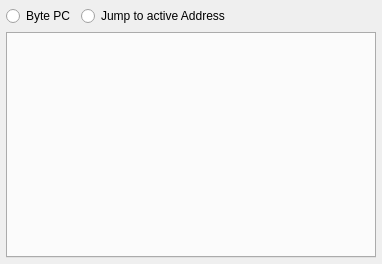
<?xml version="1.0" encoding="UTF-8"?>
<ui version="4.0">
 <class>McuMonitor</class>
 <widget class="QDialog" name="McuMonitor">
  <property name="geometry">
   <rect>
    <x>0</x>
    <y>0</y>
    <width>382</width>
    <height>264</height>
   </rect>
  </property>
  <property name="windowTitle">
   <string notr="true">Dialog</string>
  </property>
  <layout class="QVBoxLayout" name="verticalLayout">
   <property name="leftMargin">
    <number>6</number>
   </property>
   <property name="topMargin">
    <number>6</number>
   </property>
   <property name="rightMargin">
    <number>6</number>
   </property>
   <property name="bottomMargin">
    <number>6</number>
   </property>
   <item>
    <layout class="QHBoxLayout" name="horizontalLayout">
     <property name="sizeConstraint">
      <enum>QLayout::SetDefaultConstraint</enum>
     </property>
     <property name="leftMargin">
      <number>0</number>
     </property>
     <item>
      <widget class="QRadioButton" name="byteButton">
       <property name="sizePolicy">
        <sizepolicy hsizetype="Fixed" vsizetype="Fixed">
         <horstretch>0</horstretch>
         <verstretch>0</verstretch>
        </sizepolicy>
       </property>
       <property name="minimumSize">
        <size>
         <width>0</width>
         <height>0</height>
        </size>
       </property>
       <property name="maximumSize">
        <size>
         <width>80</width>
         <height>16777215</height>
        </size>
       </property>
       <property name="locale">
        <locale language="C" country="AnyCountry"/>
       </property>
       <property name="text">
        <string>Byte PC</string>
       </property>
       <property name="autoExclusive">
        <bool>false</bool>
       </property>
      </widget>
     </item>
     <item>
      <widget class="QRadioButton" name="jumpButton">
       <property name="sizePolicy">
        <sizepolicy hsizetype="MinimumExpanding" vsizetype="Fixed">
         <horstretch>0</horstretch>
         <verstretch>0</verstretch>
        </sizepolicy>
       </property>
       <property name="minimumSize">
        <size>
         <width>1</width>
         <height>0</height>
        </size>
       </property>
       <property name="text">
        <string>Jump to active Address</string>
       </property>
       <property name="autoExclusive">
        <bool>false</bool>
       </property>
      </widget>
     </item>
    </layout>
   </item>
   <item>
    <widget class="QTabWidget" name="tabWidget">
     <property name="currentIndex">
      <number>-1</number>
     </property>
    </widget>
   </item>
  </layout>
 </widget>
 <resources/>
 <connections/>
</ui>
